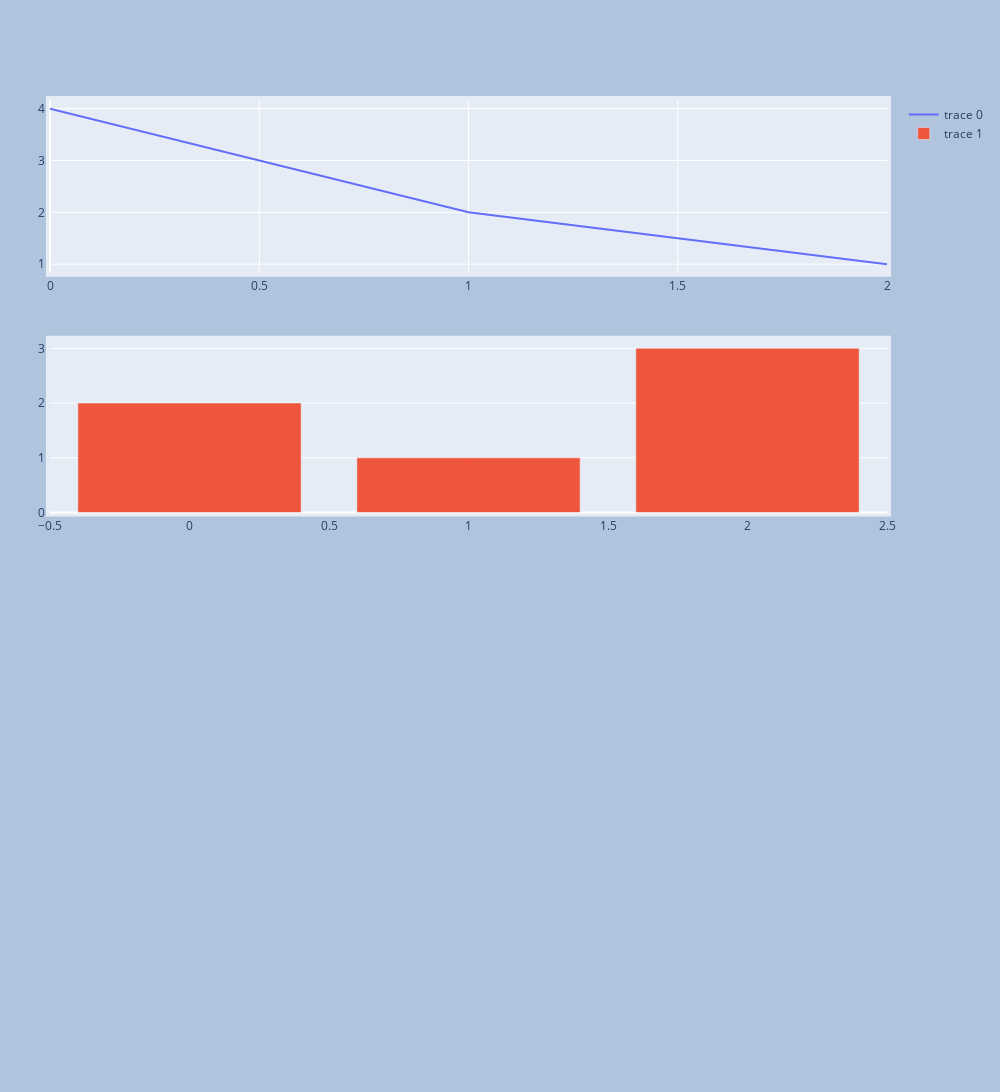

Here is the notebook cell this chart was saved with:
### Code cell
from plotly.subplots import make_subplots

fig = make_subplots(rows=4, cols=1)

fig.add_scatter(y=[4, 2, 1], mode="lines", row=1, col=1)
fig.add_bar(y=[2, 1, 3], row=2, col=1)
fig.update_layout(
    autosize=False,
    width=1000,
    height=2000,
    margin=dict(
        l=50,
        r=50,
        b=100,
        t=100,
        pad=4
    ),
    paper_bgcolor="LightSteelBlue",
)

fig.show()

### Figure 1 — Plotly figure (JSON) as saved in the notebook; plotly's stock layout.template omitted (floating-point values rounded to 4 significant figures)
{"data": [{"mode": "lines", "type": "scatter", "xaxis": "x", "y": [4, 2, 1], "yaxis": "y"}, {"type": "bar", "xaxis": "x2", "y": [2, 1, 3], "yaxis": "y2"}], "layout": {"autosize": false, "height": 2000, "margin": {"b": 100, "l": 50, "pad": 4, "r": 50, "t": 100}, "paper_bgcolor": "LightSteelBlue", "width": 1000, "xaxis": {"anchor": "y", "domain": [0, 1]}, "xaxis2": {"anchor": "y2", "domain": [0, 1]}, "xaxis3": {"anchor": "y3", "domain": [0, 1]}, "xaxis4": {"anchor": "y4", "domain": [0, 1]}, "yaxis": {"anchor": "x", "domain": [0.8063, 1]}, "yaxis2": {"anchor": "x2", "domain": [0.5375, 0.7312]}, "yaxis3": {"anchor": "x3", "domain": [0.2687, 0.4625]}, "yaxis4": {"anchor": "x4", "domain": [0, 0.1938]}}}
